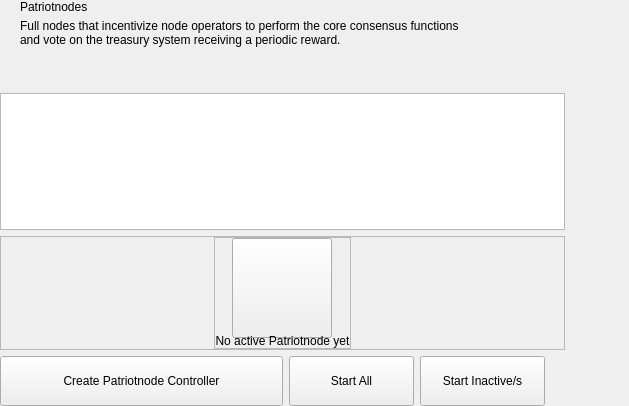
<?xml version="1.0" encoding="UTF-8"?>
<ui version="4.0">
 <class>PatriotNodesWidget</class>
 <widget class="QWidget" name="PatriotNodesWidget">
  <property name="geometry">
   <rect>
    <x>0</x>
    <y>0</y>
    <width>629</width>
    <height>406</height>
   </rect>
  </property>
  <property name="windowTitle">
   <string notr="true">N/A</string>
  </property>
  <layout class="QHBoxLayout" name="horizontalLayout_2" stretch="2,1">
   <property name="spacing">
    <number>0</number>
   </property>
   <property name="leftMargin">
    <number>0</number>
   </property>
   <property name="topMargin">
    <number>0</number>
   </property>
   <property name="rightMargin">
    <number>0</number>
   </property>
   <property name="bottomMargin">
    <number>0</number>
   </property>
   <item>
    <widget class="QWidget" name="left" native="true">
     <layout class="QVBoxLayout" name="verticalLayout_3">
      <property name="leftMargin">
       <number>0</number>
      </property>
      <property name="topMargin">
       <number>0</number>
      </property>
      <property name="rightMargin">
       <number>0</number>
      </property>
      <property name="bottomMargin">
       <number>0</number>
      </property>
      <item>
       <layout class="QVBoxLayout" name="verticalLayout_2">
        <property name="spacing">
         <number>6</number>
        </property>
        <item>
         <layout class="QHBoxLayout" name="horizontalLayout_3">
          <property name="spacing">
           <number>0</number>
          </property>
          <property name="leftMargin">
           <number>20</number>
          </property>
          <item>
           <layout class="QVBoxLayout" name="verticalLayout_8">
            <property name="spacing">
             <number>5</number>
            </property>
            <item>
             <widget class="QLabel" name="labelTitle">
              <property name="text">
               <string>Patriotnodes</string>
              </property>
             </widget>
            </item>
            <item alignment="Qt::AlignTop">
             <widget class="QLabel" name="labelSubtitle1">
              <property name="text">
               <string>Full nodes that incentivize node operators to perform the core consensus functions
and vote on the treasury system receiving a periodic reward.</string>
              </property>
             </widget>
            </item>
           </layout>
          </item>
          <item>
           <spacer name="horizontalSpacer">
            <property name="orientation">
             <enum>Qt::Horizontal</enum>
            </property>
            <property name="sizeHint" stdset="0">
             <size>
              <width>40</width>
              <height>20</height>
             </size>
            </property>
           </spacer>
          </item>
         </layout>
        </item>
        <item>
         <spacer name="verticalSpacer_2">
          <property name="orientation">
           <enum>Qt::Vertical</enum>
          </property>
          <property name="sizeType">
           <enum>QSizePolicy::Fixed</enum>
          </property>
          <property name="sizeHint" stdset="0">
           <size>
            <width>20</width>
            <height>40</height>
           </size>
          </property>
         </spacer>
        </item>
        <item>
         <layout class="QVBoxLayout" name="verticalLayout_6"/>
        </item>
        <item>
         <widget class="QListView" name="listMn">
          <property name="mouseTracking">
           <bool>true</bool>
          </property>
         </widget>
        </item>
        <item>
         <widget class="QFrame" name="emptyContainer">
          <property name="minimumSize">
           <size>
            <width>0</width>
            <height>100</height>
           </size>
          </property>
          <property name="frameShape">
           <enum>QFrame::StyledPanel</enum>
          </property>
          <property name="frameShadow">
           <enum>QFrame::Raised</enum>
          </property>
          <layout class="QVBoxLayout" name="verticalLayout_7" stretch="1,8">
           <property name="spacing">
            <number>0</number>
           </property>
           <property name="leftMargin">
            <number>0</number>
           </property>
           <property name="topMargin">
            <number>0</number>
           </property>
           <property name="rightMargin">
            <number>0</number>
           </property>
           <property name="bottomMargin">
            <number>0</number>
           </property>
           <item>
            <spacer name="verticalSpacer">
             <property name="orientation">
              <enum>Qt::Vertical</enum>
             </property>
             <property name="sizeHint" stdset="0">
              <size>
               <width>20</width>
               <height>20</height>
              </size>
             </property>
            </spacer>
           </item>
           <item alignment="Qt::AlignHCenter|Qt::AlignVCenter">
            <widget class="QFrame" name="emptyScreen">
             <property name="sizePolicy">
              <sizepolicy hsizetype="Expanding" vsizetype="Expanding">
               <horstretch>0</horstretch>
               <verstretch>0</verstretch>
              </sizepolicy>
             </property>
             <property name="frameShape">
              <enum>QFrame::StyledPanel</enum>
             </property>
             <property name="frameShadow">
              <enum>QFrame::Raised</enum>
             </property>
             <layout class="QVBoxLayout" name="verticalLayout">
              <property name="spacing">
               <number>30</number>
              </property>
              <property name="leftMargin">
               <number>0</number>
              </property>
              <property name="topMargin">
               <number>0</number>
              </property>
              <property name="rightMargin">
               <number>0</number>
              </property>
              <property name="bottomMargin">
               <number>0</number>
              </property>
              <item alignment="Qt::AlignHCenter|Qt::AlignVCenter">
               <widget class="QPushButton" name="pushImgEmpty">
                <property name="minimumSize">
                 <size>
                  <width>100</width>
                  <height>100</height>
                 </size>
                </property>
                <property name="maximumSize">
                 <size>
                  <width>100</width>
                  <height>100</height>
                 </size>
                </property>
                <property name="focusPolicy">
                 <enum>Qt::NoFocus</enum>
                </property>
                <property name="text">
                 <string/>
                </property>
                <property name="iconSize">
                 <size>
                  <width>100</width>
                  <height>100</height>
                 </size>
                </property>
               </widget>
              </item>
              <item alignment="Qt::AlignHCenter|Qt::AlignVCenter">
               <widget class="QLabel" name="labelEmpty">
                <property name="styleSheet">
                 <string notr="true"/>
                </property>
                <property name="text">
                 <string>No active Patriotnode yet</string>
                </property>
                <property name="alignment">
                 <set>Qt::AlignCenter</set>
                </property>
               </widget>
              </item>
             </layout>
            </widget>
           </item>
          </layout>
         </widget>
        </item>
        <item>
         <layout class="QHBoxLayout" name="horizontalLayout_7">
          <property name="rightMargin">
           <number>20</number>
          </property>
          <item>
           <spacer name="horizontalSpacer_5">
            <property name="orientation">
             <enum>Qt::Horizontal</enum>
            </property>
            <property name="sizeType">
             <enum>QSizePolicy::Expanding</enum>
            </property>
            <property name="sizeHint" stdset="0">
             <size>
              <width>40</width>
              <height>20</height>
             </size>
            </property>
           </spacer>
          </item>
          <item>
           <widget class="QPushButton" name="pushButtonSave">
            <property name="minimumSize">
             <size>
              <width>283</width>
              <height>50</height>
             </size>
            </property>
            <property name="maximumSize">
             <size>
              <width>283</width>
              <height>50</height>
             </size>
            </property>
            <property name="focusPolicy">
             <enum>Qt::NoFocus</enum>
            </property>
            <property name="text">
             <string>Create Patriotnode Controller</string>
            </property>
           </widget>
          </item>
          <item>
           <widget class="QPushButton" name="pushButtonStartAll">
            <property name="minimumSize">
             <size>
              <width>125</width>
              <height>50</height>
             </size>
            </property>
            <property name="text">
             <string>Start All</string>
            </property>
           </widget>
          </item>
          <item>
           <widget class="QPushButton" name="pushButtonStartMissing">
            <property name="minimumSize">
             <size>
              <width>125</width>
              <height>50</height>
             </size>
            </property>
            <property name="text">
             <string>Start Inactive/s</string>
            </property>
           </widget>
          </item>
         </layout>
        </item>
       </layout>
      </item>
     </layout>
    </widget>
   </item>
   <item>
    <widget class="QWidget" name="right" native="true">
     <layout class="QVBoxLayout" name="verticalLayout_5">
      <property name="leftMargin">
       <number>0</number>
      </property>
      <property name="topMargin">
       <number>0</number>
      </property>
      <property name="rightMargin">
       <number>0</number>
      </property>
      <property name="bottomMargin">
       <number>0</number>
      </property>
      <item>
       <layout class="QVBoxLayout" name="verticalLayout_4">
        <property name="spacing">
         <number>6</number>
        </property>
        <item>
         <widget class="OptionButton" name="btnAbout" native="true">
          <property name="minimumSize">
           <size>
            <width>0</width>
            <height>50</height>
           </size>
          </property>
         </widget>
        </item>
        <item>
         <widget class="OptionButton" name="btnAboutController" native="true">
          <property name="minimumSize">
           <size>
            <width>0</width>
            <height>50</height>
           </size>
          </property>
         </widget>
        </item>
        <item>
         <spacer name="verticalSpacer_5">
          <property name="orientation">
           <enum>Qt::Vertical</enum>
          </property>
          <property name="sizeHint" stdset="0">
           <size>
            <width>20</width>
            <height>40</height>
           </size>
          </property>
         </spacer>
        </item>
       </layout>
      </item>
     </layout>
    </widget>
   </item>
  </layout>
 </widget>
 <customwidgets>
  <customwidget>
   <class>OptionButton</class>
   <extends>QWidget</extends>
   <header>qt/trumpcoin/optionbutton.h</header>
   <container>1</container>
  </customwidget>
 </customwidgets>
 <resources/>
 <connections/>
</ui>
